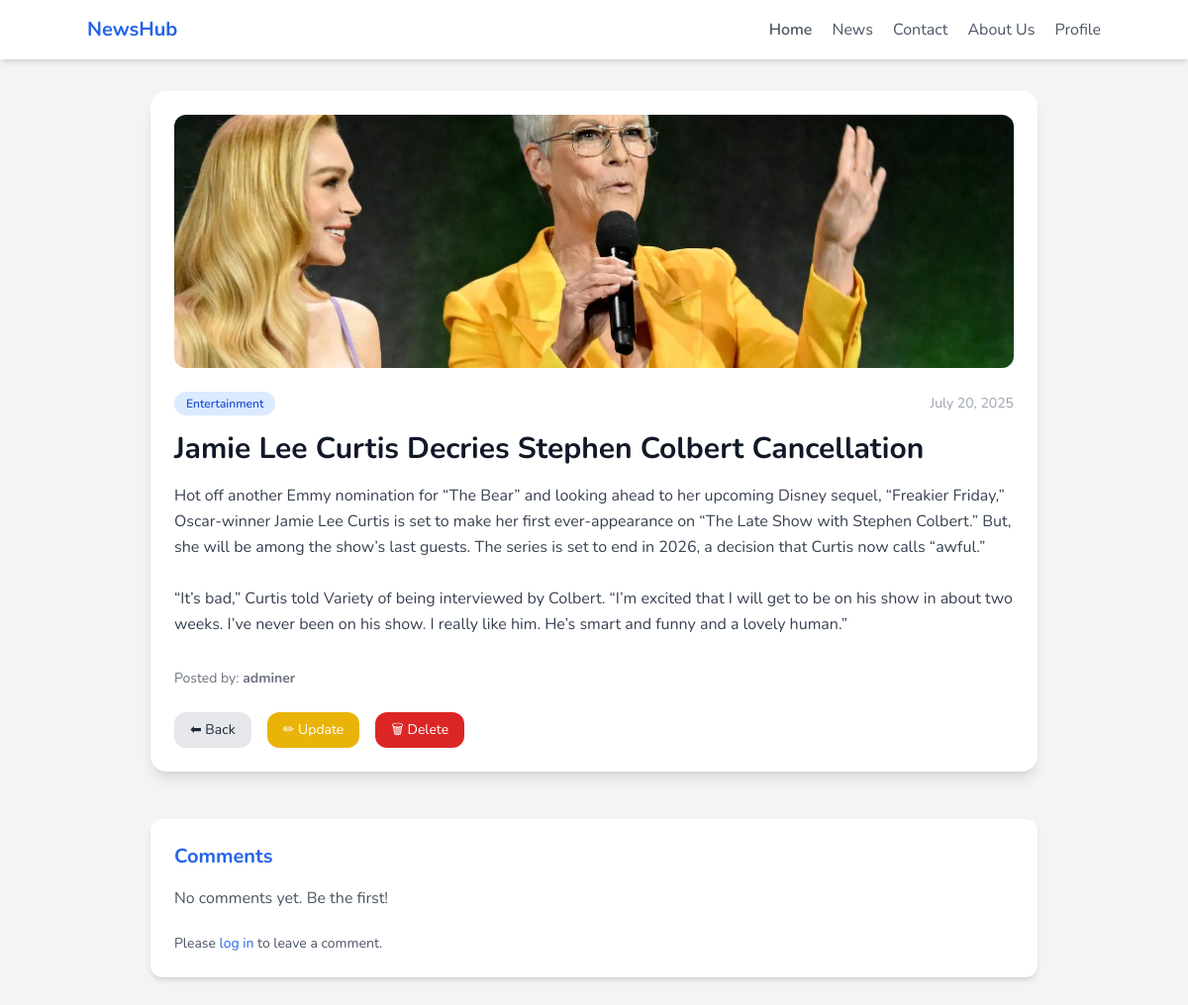
The page /news/detail/8/ on the database its author committed.
### products/models.py (models this page shows, shortened)
class News(models.Model):
    user = models.ForeignKey(User, on_delete=models.CASCADE)
    category = models.ForeignKey(Category, on_delete=models.CASCADE)
    title = models.CharField(max_length=120)
    desc = models.TextField()
    image = models.ImageField(upload_to='news/', default='default/news.jpg', blank=True, null=True)
    created_at = models.DateField(auto_now_add=True)
    class Meta:
        ordering = ['-created_at']
        db_table = 'news'

class Category(models.Model):
    name = models.CharField(max_length=100)
    class Meta:
        db_table = 'category'

### products/views.py (the view)
# urls.py: path('detail/<int:pk>/', detail, name='news_detail'),
def detail(request, pk):
    news = get_object_or_404(News, pk=pk)
    comments = Comments.objects.filter(news=news)
    if request.method == 'POST':
        form = CommentForm(request.POST)
        if form.is_valid():
            comment = form.save(commit=False)
            comment.news = news
            comment.user = request.user
            comment.save()
            return redirect('news_detail', pk=news.pk)
    else:
        form = CommentForm()
    return render(request, 'blog/detail.html', {'news': news, 'comments': comments,'form': form})

### templates/blog/detail.html (shortened to what this page needs)
<!DOCTYPE html>
<html lang="en">
<head>
  <script src="https://cdn.tailwindcss.com"></script>
</head>
<body class="bg-gray-100 text-gray-800">
  <nav class="bg-white shadow-md p-4">
    <div class="container mx-auto flex justify-between items-center">
      <a href="{% url 'news_list' %}" class="text-xl font-bold text-blue-600">NewsHub</a>
      <div class="space-x-4">
        <a href="{% url 'home' %}" class="text-gray-600 hover:text-blue-600 font-semibold">Home</a>
        <a href="{% url 'news_list' %}" class="text-gray-600 hover:text-blue-600">News</a>
        <a href="{% url 'contact' %}" class="text-gray-600 hover:text-blue-600">Contact</a>
        <a href="{% url 'about' %}" class="text-gray-600 hover:text-blue-600">About Us</a>
        <a href="{% url 'profile' %}" class="text-gray-600 hover:text-blue-600">Profile</a>
      </div>
    </div>
  </nav>
  <div class="container mx-auto px-4 py-8">
    <div class="max-w-4xl mx-auto bg-white shadow-lg rounded-2xl p-6">
      {% if news.image %}
        <img src="{{ news.image.url }}" alt="{{ news.title }}" class="rounded-xl w-full h-64 object-cover mb-6">
      {% endif %}
      <div class="mb-4 flex justify-between items-center">
        <span class="bg-blue-100 text-blue-700 text-xs font-semibold px-3 py-1 rounded-full">{{ news.category.name }}</span>
        <span class="text-sm text-gray-400">{{ news.created_at|date:"F d, Y" }}</span>
      </div>
      <h1 class="text-3xl font-bold text-gray-900 mb-4">{{ news.title }}</h1>
      <p class="text-gray-700 leading-relaxed whitespace-pre-line">{{ news.desc }}</p>
      <div class="mt-8 text-sm text-gray-500">
        Posted by: <strong>{{ news.user.username }}</strong>
      </div>
      <div class="mt-6 flex gap-4">
        <a href="{% url 'news_list' %}" class="text-sm bg-gray-200 px-4 py-2 rounded-xl hover:bg-gray-300">⬅ Back</a>
        <a href="{% url 'update' news.id %}" class="text-sm bg-yellow-500 text-white px-4 py-2 rounded-xl hover:bg-yellow-600">✏ Update</a>
        <a href="{% url 'delete' news.id %}" class="text-sm bg-red-600 text-white px-4 py-2 rounded-xl hover:bg-red-700">🗑 Delete</a>
      </div>
    </div>
    <div class="max-w-4xl mx-auto mt-12 bg-white shadow-md rounded-xl p-6">
      <h3 class="text-xl font-bold text-blue-600 mb-4">Comments</h3>
      {% for comment in comments %}
        <div class="mb-4 border-b pb-3">
          <div class="flex justify-between text-gray-600 text-sm mb-1">
            <span><strong>{{ comment.user.username }}</strong></span>
            <span>{{ comment.created_at }}</span>
          </div>
          <p class="text-gray-800">{{ comment.text }}</p>
          <p class="text-yellow-500 text-sm">⭐ {{ comment.rate }}/5</p>
        </div>
      {% empty %}
        <p class="text-gray-600">No comments yet. Be the first!</p>
      {% endfor %}
      {% if user.is_authenticated %}
        <form method="post" class="mt-6 space-y-4">
          {% csrf_token %}
          <div>
            {{ form.text.label_tag }}
            {{ form.text }}
            {% if form.text.errors %}
              <p class="text-red-600 text-sm">{{ form.text.errors.0 }}</p>
            {% endif %}
          </div>
          <div>
            {{ form.rate.label_tag }}
            {{ form.rate }}
            {% if form.rate.errors %}
              <p class="text-red-600 text-sm">{{ form.rate.errors.0 }}</p>
            {% endif %}
          </div>
          <button type="submit" class="bg-blue-600 text-white px-4 py-2 rounded-xl hover:bg-blue-700 font-semibold">
            Post Comment
          </button>
        </form>
      {% else %}
        <p class="text-sm text-gray-600 mt-6">Please <a href="{% url 'log_in' %}" class="text-blue-600 hover:underline">log in</a> to leave a comment.</p>
      {% endif %}
    </div>
  </div>
</body>
</html>

### templates/blog/detail.html (style rules this page uses)
body { font-family: 'Nunito', sans-serif; }

### rows shown on the page
News: image (picture), category.name "Entertainment", created_at "July 20, 2025", title "Jamie Lee Curtis Decries Stephen Colbert Cancellation", desc "Hot off another Emmy nomination for “The Bear” and looking ahead to her upcoming Disney sequel, “Freakier Friday,” Oscar-winner Jamie Lee Curtis is set to make her first ever-appearance on “The Late Show with Stephen Colbert.” But, she will be among the show’s last guests. The series is set to end in 2026, a decision that Curtis now calls “awful.” “It’s bad,” Curtis told Variety of being interviewed by Colbert. “I’m excited that I will get to be on his show in about two weeks. I’ve never been on his show. I really like him. He’s smart and funny and a lovely human.”", user.username "adminer"
